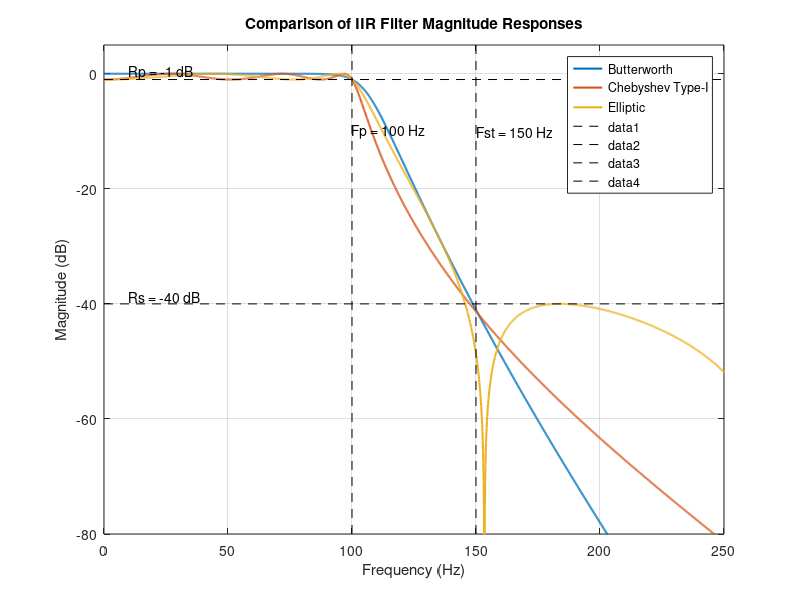
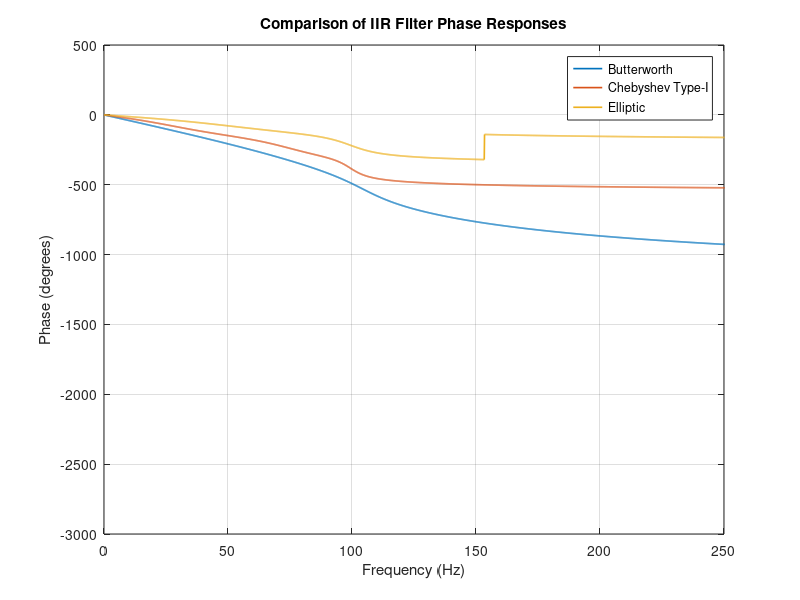
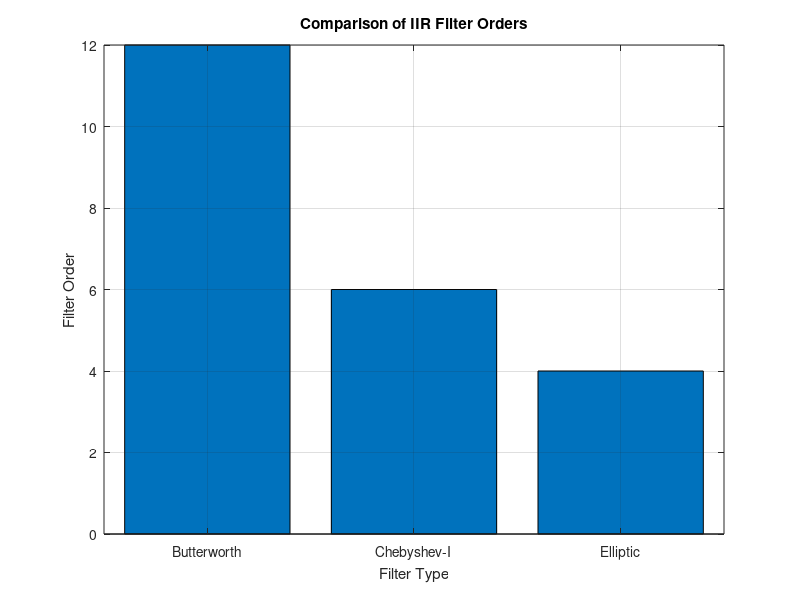

These charts were generated, in order, by the following MATLAB code:
clc;
clear;
close all;

%% =========================================================
% DESIGN AND COMPARATIVE ANALYSIS OF
% BUTTERWORTH, CHEBYSHEV-I AND ELLIPTIC IIR FILTERS
% =========================================================

%% 1. INPUT PARAMETERS
Fs = 1000;   % Sampling frequency (Hz)
Fp = 100;    % Passband edge (Hz)
Fst = 150;   % Stopband edge (Hz)
Rp = 1;      % Passband ripple (dB)
Rs = 40;     % Stopband attenuation (dB)

% Normalized frequencies
Wp  = Fp/(Fs/2);
Wst = Fst/(Fs/2);

%% 2. CHEBYSHEV TYPE-I FORMULA
epsilon   = sqrt(10^(Rp/10)-1);
N_formula = acosh(sqrt((10^(Rs/10)-1)/(10^(Rp/10)-1))) / acosh(Fst/Fp);
N_theory  = ceil(N_formula);

%% 3. BUTTERWORTH FILTER
[Nb,Wb] = buttord(Wp,Wst,Rp,Rs);
[bB,aB] = butter(Nb,Wb,'low');

%% 4. CHEBYSHEV TYPE-I FILTER
[Nc,Wc] = cheb1ord(Wp,Wst,Rp,Rs);
[bC,aC] = cheby1(Nc,Rp,Wc,'low');

%% 5. ELLIPTIC FILTER
[Ne,We] = ellipord(Wp,Wst,Rp,Rs);
[bE,aE] = ellip(Ne,Rp,Rs,We,'low');

%% 6. DISPLAY INPUT PARAMETERS
fprintf('\n====================================================\n');
fprintf(' IIR FILTER COMPARATIVE ANALYSIS\n');
fprintf('====================================================\n');
fprintf('\nINPUT PARAMETERS\n');
fprintf('Sampling Frequency = %.2f Hz\n',Fs);
fprintf('Passband Edge Frequency = %.2f Hz\n',Fp);
fprintf('Stopband Edge Frequency = %.2f Hz\n',Fst);
fprintf('Passband Ripple = %.2f dB\n',Rp);
fprintf('Stopband Attenuation = %.2f dB\n',Rs);

%% 7. CHEBYSHEV FORMULA RESULTS
fprintf('\nCHEBYSHEV TYPE-I FORMULA\n');
fprintf('Ripple factor epsilon = %.4f\n',epsilon);
fprintf('Calculated order = %.4f\n',N_formula);
fprintf('Theoretical minimum N = %d\n',N_theory);

%% 8. FILTER ORDER COMPARISON
fprintf('\n====================================================\n');
fprintf(' FILTER ORDER COMPARISON\n');
fprintf('====================================================\n');
fprintf('Butterworth Order = %d\n',Nb);
fprintf('Chebyshev Type-I Order = %d\n',Nc);
fprintf('Elliptic Order = %d\n',Ne);

%% 9. COEFFICIENTS
fprintf('\n====================================================\n');
fprintf(' BUTTERWORTH COEFFICIENTS\n');
fprintf('====================================================\n');
disp(bB); disp(aB);

fprintf('\n====================================================\n');
fprintf(' CHEBYSHEV TYPE-I COEFFICIENTS\n');
fprintf('====================================================\n');
disp(bC); disp(aC);

fprintf('\n====================================================\n');
fprintf(' ELLIPTIC COEFFICIENTS\n');
fprintf('====================================================\n');
disp(bE); disp(aE);

%% 10. FREQUENCY RESPONSES
N = 4096;
[HB,f] = freqz(bB,aB,N,Fs);
[HC,~] = freqz(bC,aC,N,Fs);
[HE,~] = freqz(bE,aE,N,Fs);

MB = 20*log10(abs(HB)+eps);
MC = 20*log10(abs(HC)+eps);
ME = 20*log10(abs(HE)+eps);

%% 11. PASSBAND RIPPLE
P = f <= Fp;
Ripple_B = max(MB(P))-min(MB(P));
Ripple_C = max(MC(P))-min(MC(P));
Ripple_E = max(ME(P))-min(ME(P));

%% 12. STOPBAND ATTENUATION
S = f >= Fst;
Stop_B = -max(MB(S));
Stop_C = -max(MC(S));
Stop_E = -max(ME(S));

%% 13. PERCENTAGE DEVIATION
Dev_C_Ripple = abs(Ripple_C-Rp)/Rp*100;
Dev_B_Stop   = abs(Stop_B-Rs)/Rs*100;
Dev_C_Stop   = abs(Stop_C-Rs)/Rs*100;
Dev_E_Stop   = abs(Stop_E-Rs)/Rs*100;

%% 14. TRANSITION CHARACTERISTICS
TransitionBW = Fst-Fp;

%% 15. DISPLAY PERFORMANCE
fprintf('\n====================================================\n');
fprintf(' FILTER PERFORMANCE\n');
fprintf('====================================================\n');
fprintf('\nPASSBAND RIPPLE\n');
fprintf('Butterworth = %.4f dB\n',Ripple_B);
fprintf('Chebyshev Type-I = %.4f dB\n',Ripple_C);
fprintf('Elliptic = %.4f dB\n',Ripple_E);

fprintf('\nSTOPBAND ATTENUATION\n');
fprintf('Butterworth = %.4f dB\n',Stop_B);
fprintf('Chebyshev Type-I = %.4f dB\n',Stop_C);
fprintf('Elliptic = %.4f dB\n',Stop_E);

fprintf('\nCHEBYSHEV RIPPLE DEVIATION\n');
fprintf('Specified Ripple = %.2f dB\n',Rp);
fprintf('Measured Ripple = %.4f dB\n',Ripple_C);
fprintf('Percentage Deviation = %.4f %%\n',Dev_C_Ripple);

fprintf('\nTRANSITION CHARACTERISTICS\n');
fprintf('Passband Edge = %.2f Hz\n',Fp);
fprintf('Stopband Edge = %.2f Hz\n',Fst);
fprintf('Transition Band = %.2f Hz\n',TransitionBW);

%% 16. MAGNITUDE RESPONSE
figure;
plot(f,MB,'LineWidth',1.5); hold on;
plot(f,MC,'LineWidth',1.5);
plot(f,ME,'LineWidth',1.5);
grid on;
xlabel('Frequency (Hz)'); ylabel('Magnitude (dB)');
title('Comparison of IIR Filter Magnitude Responses');
legend('Butterworth','Chebyshev Type-I','Elliptic');
xlim([0 250]); ylim([-80 5]);

% Manual cutoff lines (instead of xline/yline)
plot([Fp Fp], ylim, 'k--'); text(Fp, -10, 'Fp = 100 Hz','HorizontalAlignment','left');
plot([Fst Fst], ylim, 'k--'); text(Fst, -10, 'Fst = 150 Hz','HorizontalAlignment','left');
plot(xlim, [-Rp -Rp], 'k--'); text(10, -Rp, 'Rp = -1 dB','VerticalAlignment','bottom');
plot(xlim, [-Rs -Rs], 'k--'); text(10, -Rs, 'Rs = -40 dB','VerticalAlignment','bottom');
hold off;

%% 17. PHASE RESPONSE
Phase_B = unwrap(angle(HB))*180/pi;
Phase_C = unwrap(angle(HC))*180/pi;
Phase_E = unwrap(angle(HE))*180/pi;

figure;
plot(f,Phase_B,'LineWidth',1.2); hold on;
plot(f,Phase_C,'LineWidth',1.2);
plot(f,Phase_E,'LineWidth',1.2);
grid on;
xlabel('Frequency (Hz)'); ylabel('Phase (degrees)');
title('Comparison of IIR Filter Phase Responses');
legend('Butterworth','Chebyshev Type-I','Elliptic');
xlim([0 250]); hold off;

%% 18. FILTER ORDER GRAPH
figure;
bar([Nb Nc Ne]);
set(gca,'XTick',1:3);
set(gca,'XTickLabel',{'Butterworth','Chebyshev-I','Elliptic'});
ylabel('Filter Order'); xlabel('Filter Type');
title('Comparison of IIR Filter Orders');
grid on;
